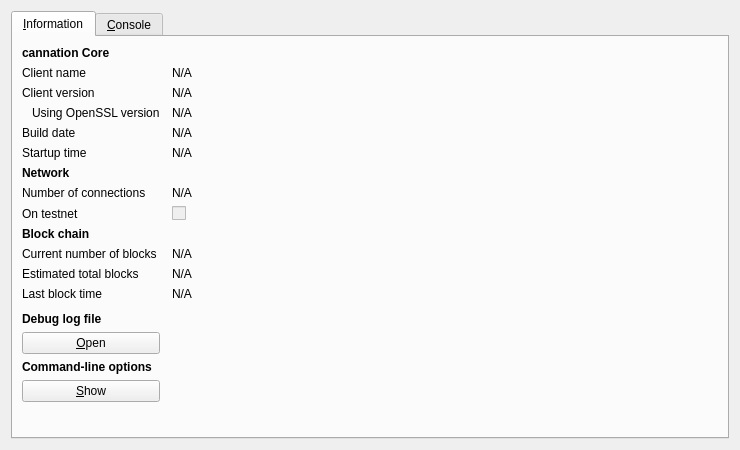
<?xml version="1.0" encoding="UTF-8"?>
<ui version="4.0">
 <class>RPCConsole</class>
 <widget class="QDialog" name="RPCConsole">
  <property name="geometry">
   <rect>
    <x>0</x>
    <y>0</y>
    <width>740</width>
    <height>450</height>
   </rect>
  </property>
  <property name="windowTitle">
   <string>cannation - Debug window</string>
  </property>
  <layout class="QVBoxLayout" name="verticalLayout_2">
   <item>
    <widget class="QTabWidget" name="tabWidget">
     <property name="currentIndex">
      <number>0</number>
     </property>
     <widget class="QWidget" name="tab_info">
      <attribute name="title">
       <string>&amp;Information</string>
      </attribute>
      <layout class="QGridLayout" name="gridLayout" columnstretch="0,1">
       <property name="horizontalSpacing">
        <number>12</number>
       </property>
       <item row="0" column="0">
        <widget class="QLabel" name="label_9">
         <property name="font">
          <font>
           <weight>75</weight>
           <bold>true</bold>
          </font>
         </property>
         <property name="text">
          <string>cannation Core</string>
         </property>
        </widget>
       </item>
       <item row="1" column="0">
        <widget class="QLabel" name="label_5">
         <property name="text">
          <string>Client name</string>
         </property>
        </widget>
       </item>
       <item row="1" column="1">
        <widget class="QLabel" name="clientName">
         <property name="cursor">
          <cursorShape>IBeamCursor</cursorShape>
         </property>
         <property name="text">
          <string>N/A</string>
         </property>
         <property name="textFormat">
          <enum>Qt::PlainText</enum>
         </property>
         <property name="textInteractionFlags">
          <set>Qt::LinksAccessibleByMouse|Qt::TextSelectableByKeyboard|Qt::TextSelectableByMouse</set>
         </property>
        </widget>
       </item>
       <item row="2" column="0">
        <widget class="QLabel" name="label_6">
         <property name="text">
          <string>Client version</string>
         </property>
        </widget>
       </item>
       <item row="2" column="1">
        <widget class="QLabel" name="clientVersion">
         <property name="cursor">
          <cursorShape>IBeamCursor</cursorShape>
         </property>
         <property name="text">
          <string>N/A</string>
         </property>
         <property name="textFormat">
          <enum>Qt::PlainText</enum>
         </property>
         <property name="textInteractionFlags">
          <set>Qt::LinksAccessibleByMouse|Qt::TextSelectableByKeyboard|Qt::TextSelectableByMouse</set>
         </property>
        </widget>
       </item>
       <item row="3" column="0">
        <widget class="QLabel" name="label_14">
         <property name="text">
          <string>Using OpenSSL version</string>
         </property>
         <property name="indent">
          <number>10</number>
         </property>
        </widget>
       </item>
       <item row="3" column="1">
        <widget class="QLabel" name="openSSLVersion">
         <property name="cursor">
          <cursorShape>IBeamCursor</cursorShape>
         </property>
         <property name="text">
          <string>N/A</string>
         </property>
         <property name="textFormat">
          <enum>Qt::PlainText</enum>
         </property>
         <property name="textInteractionFlags">
          <set>Qt::LinksAccessibleByMouse|Qt::TextSelectableByKeyboard|Qt::TextSelectableByMouse</set>
         </property>
        </widget>
       </item>
       <item row="4" column="0">
        <widget class="QLabel" name="label_12">
         <property name="text">
          <string>Build date</string>
         </property>
        </widget>
       </item>
       <item row="4" column="1">
        <widget class="QLabel" name="buildDate">
         <property name="cursor">
          <cursorShape>IBeamCursor</cursorShape>
         </property>
         <property name="text">
          <string>N/A</string>
         </property>
         <property name="textFormat">
          <enum>Qt::PlainText</enum>
         </property>
         <property name="textInteractionFlags">
          <set>Qt::LinksAccessibleByMouse|Qt::TextSelectableByKeyboard|Qt::TextSelectableByMouse</set>
         </property>
        </widget>
       </item>
       <item row="5" column="0">
        <widget class="QLabel" name="label_13">
         <property name="text">
          <string>Startup time</string>
         </property>
        </widget>
       </item>
       <item row="5" column="1">
        <widget class="QLabel" name="startupTime">
         <property name="cursor">
          <cursorShape>IBeamCursor</cursorShape>
         </property>
         <property name="text">
          <string>N/A</string>
         </property>
         <property name="textFormat">
          <enum>Qt::PlainText</enum>
         </property>
         <property name="textInteractionFlags">
          <set>Qt::LinksAccessibleByMouse|Qt::TextSelectableByKeyboard|Qt::TextSelectableByMouse</set>
         </property>
        </widget>
       </item>
       <item row="6" column="0">
        <widget class="QLabel" name="label_11">
         <property name="font">
          <font>
           <weight>75</weight>
           <bold>true</bold>
          </font>
         </property>
         <property name="text">
          <string>Network</string>
         </property>
        </widget>
       </item>
       <item row="7" column="0">
        <widget class="QLabel" name="label_7">
         <property name="text">
          <string>Number of connections</string>
         </property>
        </widget>
       </item>
       <item row="7" column="1">
        <widget class="QLabel" name="numberOfConnections">
         <property name="cursor">
          <cursorShape>IBeamCursor</cursorShape>
         </property>
         <property name="text">
          <string>N/A</string>
         </property>
         <property name="textFormat">
          <enum>Qt::PlainText</enum>
         </property>
         <property name="textInteractionFlags">
          <set>Qt::LinksAccessibleByMouse|Qt::TextSelectableByKeyboard|Qt::TextSelectableByMouse</set>
         </property>
        </widget>
       </item>
       <item row="8" column="0">
        <widget class="QLabel" name="label_8">
         <property name="text">
          <string>On testnet</string>
         </property>
        </widget>
       </item>
       <item row="8" column="1">
        <widget class="QCheckBox" name="isTestNet">
         <property name="enabled">
          <bool>false</bool>
         </property>
         <property name="text">
          <string/>
         </property>
        </widget>
       </item>
       <item row="9" column="0">
        <widget class="QLabel" name="label_10">
         <property name="font">
          <font>
           <weight>75</weight>
           <bold>true</bold>
          </font>
         </property>
         <property name="text">
          <string>Block chain</string>
         </property>
        </widget>
       </item>
       <item row="10" column="0">
        <widget class="QLabel" name="label_3">
         <property name="text">
          <string>Current number of blocks</string>
         </property>
        </widget>
       </item>
       <item row="10" column="1">
        <widget class="QLabel" name="numberOfBlocks">
         <property name="cursor">
          <cursorShape>IBeamCursor</cursorShape>
         </property>
         <property name="text">
          <string>N/A</string>
         </property>
         <property name="textFormat">
          <enum>Qt::PlainText</enum>
         </property>
         <property name="textInteractionFlags">
          <set>Qt::LinksAccessibleByMouse|Qt::TextSelectableByKeyboard|Qt::TextSelectableByMouse</set>
         </property>
        </widget>
       </item>
       <item row="11" column="0">
        <widget class="QLabel" name="label_4">
         <property name="text">
          <string>Estimated total blocks</string>
         </property>
        </widget>
       </item>
       <item row="11" column="1">
        <widget class="QLabel" name="totalBlocks">
         <property name="cursor">
          <cursorShape>IBeamCursor</cursorShape>
         </property>
         <property name="text">
          <string>N/A</string>
         </property>
         <property name="textFormat">
          <enum>Qt::PlainText</enum>
         </property>
         <property name="textInteractionFlags">
          <set>Qt::LinksAccessibleByMouse|Qt::TextSelectableByKeyboard|Qt::TextSelectableByMouse</set>
         </property>
        </widget>
       </item>
       <item row="12" column="0">
        <widget class="QLabel" name="label_2">
         <property name="text">
          <string>Last block time</string>
         </property>
        </widget>
       </item>
       <item row="12" column="1">
        <widget class="QLabel" name="lastBlockTime">
         <property name="cursor">
          <cursorShape>IBeamCursor</cursorShape>
         </property>
         <property name="text">
          <string>N/A</string>
         </property>
         <property name="textFormat">
          <enum>Qt::PlainText</enum>
         </property>
         <property name="textInteractionFlags">
          <set>Qt::LinksAccessibleByMouse|Qt::TextSelectableByKeyboard|Qt::TextSelectableByMouse</set>
         </property>
        </widget>
       </item>
       <item row="13" column="0">
        <spacer name="verticalSpacer_2">
         <property name="orientation">
          <enum>Qt::Vertical</enum>
         </property>
         <property name="sizeHint" stdset="0">
          <size>
           <width>20</width>
           <height>20</height>
          </size>
         </property>
        </spacer>
       </item>
       <item row="14" column="0">
        <widget class="QLabel" name="labelDebugLogfile">
         <property name="font">
          <font>
           <weight>75</weight>
           <bold>true</bold>
          </font>
         </property>
         <property name="text">
          <string>Debug log file</string>
         </property>
        </widget>
       </item>
       <item row="15" column="0">
        <widget class="QPushButton" name="openDebugLogfileButton">
         <property name="toolTip">
          <string>Open the cannation debug log file from the current data directory. This can take a few seconds for large log files.</string>
         </property>
         <property name="text">
          <string>&amp;Open</string>
         </property>
         <property name="autoDefault">
          <bool>false</bool>
         </property>
        </widget>
       </item>
       <item row="16" column="0">
        <widget class="QLabel" name="labelCLOptions">
         <property name="font">
          <font>
           <weight>75</weight>
           <bold>true</bold>
          </font>
         </property>
         <property name="text">
          <string>Command-line options</string>
         </property>
        </widget>
       </item>
       <item row="17" column="0">
        <widget class="QPushButton" name="showCLOptionsButton">
         <property name="toolTip">
          <string>Show the cannation-Qt help message to get a list with possible cannation command-line options.</string>
         </property>
         <property name="text">
          <string>&amp;Show</string>
         </property>
         <property name="autoDefault">
          <bool>false</bool>
         </property>
        </widget>
       </item>
       <item row="18" column="0">
        <spacer name="verticalSpacer">
         <property name="orientation">
          <enum>Qt::Vertical</enum>
         </property>
         <property name="sizeHint" stdset="0">
          <size>
           <width>20</width>
           <height>40</height>
          </size>
         </property>
        </spacer>
       </item>
      </layout>
     </widget>
     <widget class="QWidget" name="tab_console">
      <attribute name="title">
       <string>&amp;Console</string>
      </attribute>
      <layout class="QVBoxLayout" name="verticalLayout_3">
       <property name="spacing">
        <number>3</number>
       </property>
       <item>
        <widget class="QTextEdit" name="messagesWidget">
         <property name="minimumSize">
          <size>
           <width>0</width>
           <height>100</height>
          </size>
         </property>
         <property name="readOnly">
          <bool>true</bool>
         </property>
         <property name="tabKeyNavigation" stdset="0">
          <bool>false</bool>
         </property>
         <property name="columnCount" stdset="0">
          <number>2</number>
         </property>
        </widget>
       </item>
       <item>
        <layout class="QHBoxLayout" name="horizontalLayout">
         <property name="spacing">
          <number>3</number>
         </property>
         <item>
          <widget class="QLabel" name="label">
           <property name="text">
            <string notr="true">&gt;</string>
           </property>
          </widget>
         </item>
         <item>
          <widget class="QLineEdit" name="lineEdit"/>
         </item>
         <item>
          <widget class="QPushButton" name="clearButton">
           <property name="maximumSize">
            <size>
             <width>24</width>
             <height>24</height>
            </size>
           </property>
           <property name="toolTip">
            <string>Clear console</string>
           </property>
           <property name="text">
            <string/>
           </property>
           <property name="icon">
            <iconset resource="../bitcoin.qrc">
             <normaloff>:/icons/remove</normaloff>:/icons/remove</iconset>
           </property>
           <property name="shortcut">
            <string notr="true">Ctrl+L</string>
           </property>
           <property name="autoDefault">
            <bool>false</bool>
           </property>
          </widget>
         </item>
        </layout>
       </item>
      </layout>
     </widget>
    </widget>
   </item>
  </layout>
 </widget>
 <resources>
  <include location="../bitcoin.qrc"/>
 </resources>
 <connections/>
</ui>
